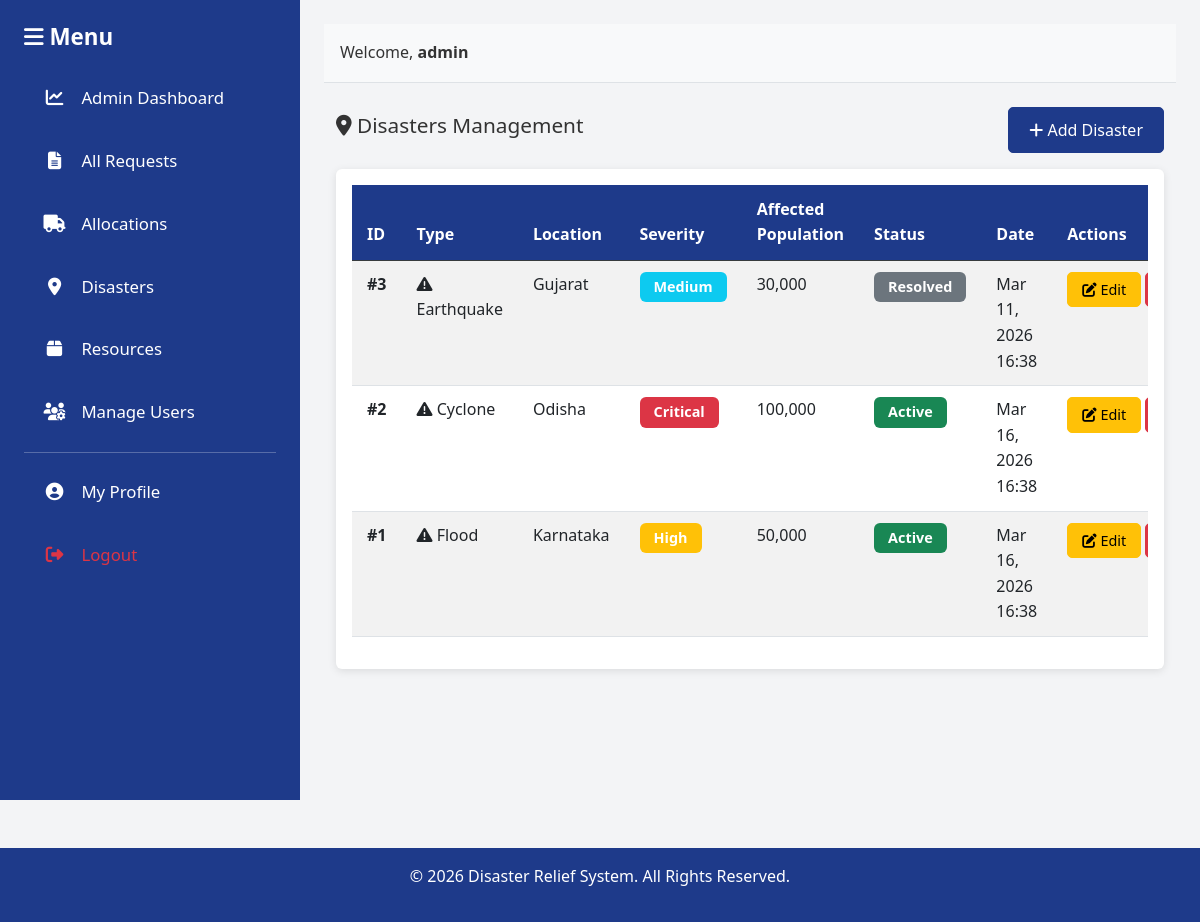
Page /disasters/view_disasters.php (signed in) on the committed database.
### tables this page shows
CREATE TABLE IF NOT EXISTS `disasters` (
    `id` INT PRIMARY KEY AUTO_INCREMENT,
    `type` VARCHAR(100) NOT NULL,
    `location` VARCHAR(255) NOT NULL,
    `latitude` DECIMAL(10, 8),
    `longitude` DECIMAL(11, 8),
    `severity` VARCHAR(50) NOT NULL,
    `affected_population` INT,
    `status` VARCHAR(50) NOT NULL DEFAULT 'active',
    `date` DATETIME NOT NULL,
    `created_at` TIMESTAMP DEFAULT CURRENT_TIMESTAMP,
    `updated_at` TIMESTAMP DEFAULT CURRENT_TIMESTAMP ON UPDATE CURRENT_TIMESTAMP,
    KEY `idx_status` (`status`),
    KEY `idx_date` (`date`)
);

### disasters/view_disasters.php (the view, shortened to what this page needs)
<?php
require_once '../config/database.php';
$query = "SELECT * FROM disasters ORDER BY id DESC";
$result = $conn->query($query);
?>
<!DOCTYPE html>
<html lang="en">
<head>
    <link href="https://cdn.jsdelivr.net/npm/bootstrap@5.3.0/dist/css/bootstrap.min.css" rel="stylesheet">
    <link href="https://cdnjs.cloudflare.com/ajax/libs/font-awesome/6.4.0/css/all.min.css" rel="stylesheet">
    <link href="../assets/css/style.css" rel="stylesheet">
</head>
<body>
    <div class="container-fluid">
        <div class="row" style="min-height: 100vh;">
            <?php include '../includes/sidebar.php'; ?>
            <div class="col-md-9 p-4" style="background-color: #F3F4F6;">
                <?php include '../includes/header.php'; ?>
                <div class="container mt-4">
                    <div class="d-flex justify-content-between align-items-center mb-3">
                        <h4><i class="fas fa-map-marker-alt"></i> Disasters Management</h4>
                        <a href="add_disaster.php" class="btn btn-primary">
                            <i class="fas fa-plus"></i> Add Disaster
                        </a>
                    </div>
                    <div class="card">
                        <div class="card-body">
                            <?php if ($result->num_rows > 0): ?>
                                <div class="table-responsive">
                                    <table class="table table-striped table-hover">
                                        <thead class="table-dark">
                                            <tr>
                                                <th>ID</th>
                                                <th>Type</th>
                                                <th>Location</th>
                                                <th>Severity</th>
                                                <th>Affected Population</th>
                                                <th>Status</th>
                                                <th>Date</th>
                                                <th>Actions</th>
                                            </tr>
                                        </thead>
                                        <tbody>
                                            <?php while ($row = $result->fetch_assoc()): ?>
                                                <tr class="table-row-clickable" onclick="window.location.href='edit_disaster.php?id=<?php echo $row['id']; ?>'">
                                                    <td><strong>#<?php echo $row['id']; ?></strong></td>
                                                    <td>
                                                        <i class="fas fa-exclamation-triangle"></i>
                                                        <?php echo htmlspecialchars($row['type']); ?>
                                                    </td>
                                                    <td><?php echo htmlspecialchars($row['location']); ?></td>
                                                    <td>
                                                        <?php
                                                        $severity = $row['severity'];
                                                        $badge_class = $severity == 'Critical' ? 'danger' : ($severity == 'High' ? 'warning' : 'info');
                                                        ?>
                                                        <span class="badge bg-<?php echo $badge_class; ?>">
                                                            <?php echo $severity; ?>
                                                        </span>
                                                    </td>
                                                    <td><?php echo number_format($row['affected_population']); ?></td>
                                                    <td>
                                                        <?php
                                                        $status = $row['status'];
                                                        $badge_class = $status == 'active' ? 'success' : 'secondary';
                                                        ?>
                                                        <span class="badge bg-<?php echo $badge_class; ?>">
                                                            <?php echo ucfirst($status); ?>
                                                        </span>
                                                    </td>
                                                    <td><?php echo date('M d, Y H:i', strtotime($row['date'])); ?></td>
                                                    <td class="action-buttons" onclick="event.stopPropagation();">
                                                        <a href="edit_disaster.php?id=<?php echo $row['id']; ?>" class="btn btn-sm btn-warning">
                                                            <i class="fas fa-edit"></i> Edit
                                                        </a>
                                                        <a href="?delete_id=<?php echo $row['id']; ?>" class="btn btn-sm btn-danger" onclick="return confirm('Are you sure you want to delete this disaster?');">
                                                        </a>
                                                    </td>
                                                </tr>
                                            <?php endwhile; ?>
                                        </tbody>
                                    </table>
                                </div>
                            <?php else: ?>
                                <p class="text-muted">No disasters found. <a href="add_disaster.php">Create one →</a></p>
                            <?php endif; ?>
                        </div>
                    </div>
                </div>
            </div>
        </div>
    </div>
    <?php include '../includes/footer.php'; ?>
</body>
</html>

### assets/css/style.css (style rules this page uses)
:root { --primary: #1E3A8A; --secondary: #F97316; --background: #F3F4F6; --danger: #DC2626; }
* { margin: 0; padding: 0; box-sizing: border-box; }
body { font-family: 'Segoe UI', Tahoma, Geneva, Verdana, sans-serif; font-size: 16px; line-height: 1.6; background-color: var(--background); color: #333; }
h4 { font-size: 1.3rem; }
p, li, span, a, label, td, th, div { font-size: inherit; }
.btn-primary { background-color: var(--primary) !important; border-color: var(--primary) !important; }
.card { border: none; box-shadow: 0 2px 8px rgba(0, 0, 0, 0.1); margin-bottom: 20px; }
.card-body { font-size: 1rem; }
table { background-color: white; font-size: 1rem; }
.table th { background-color: var(--primary); color: white; font-size: 1rem; padding: 12px 15px; }
.table td { padding: 11px 15px; font-size: 1rem; }
.badge { padding: 8px 14px; font-size: 0.9rem; }
.btn { border-radius: 5px; font-weight: 500; font-size: 1rem; padding: 10px 20px; }
.btn-sm { font-size: 0.9rem; padding: 6px 14px; }

### disasters/view_disasters.php (style rules this page uses)
.table-row-clickable { cursor: pointer; transition: background-color 0.2s ease; }
.action-buttons { white-space: nowrap; }

### rows in the picture
disasters: id "3", type "Earthquake", location "Gujarat", severity "Medium", affected_population "30,000", status "Resolved", date "Mar 11, 2026 16:38"
disasters: id "2", type "Cyclone", location "Odisha", severity "Critical", affected_population "100,000", status "Active", date "Mar 16, 2026 16:38"
disasters: id "1", type "Flood", location "Karnataka", severity "High", affected_population "50,000", status "Active", date "Mar 16, 2026 16:38"

### other values in the picture
$_SESSION['username'] "admin"
